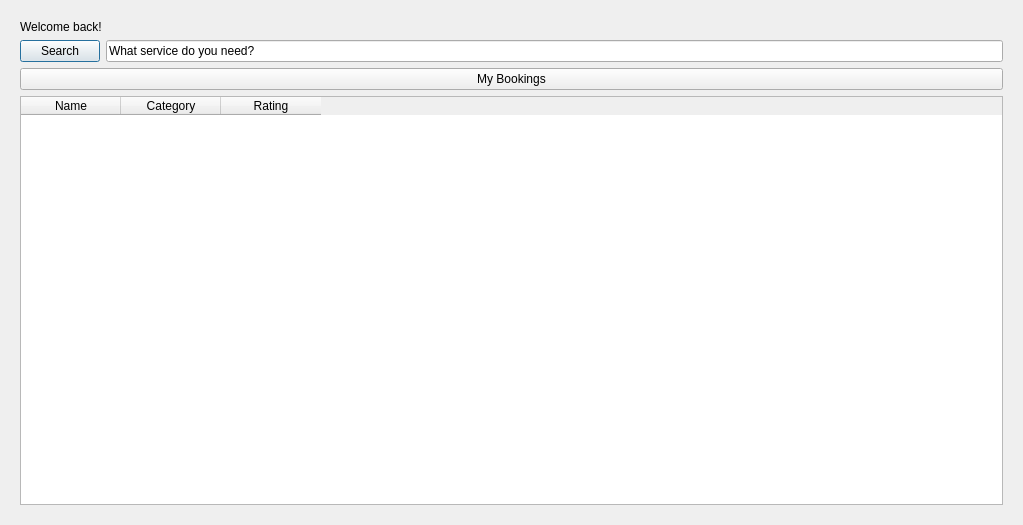
<?xml version="1.0" encoding="UTF-8"?>
<ui version="4.0">
 <class>UserSearch</class>
 <widget class="QDialog" name="UserSearch">
  <property name="geometry">
   <rect>
    <x>0</x>
    <y>0</y>
    <width>1023</width>
    <height>525</height>
   </rect>
  </property>
  <property name="windowTitle">
   <string>Dialog</string>
  </property>
  <layout class="QVBoxLayout" name="verticalLayout">
   <item>
    <widget class="QWidget" name="widget" native="true">
     <layout class="QVBoxLayout" name="verticalLayout_2">
      <item>
       <widget class="QLabel" name="welcome_label">
        <property name="text">
         <string>Welcome back!</string>
        </property>
       </widget>
      </item>
      <item>
       <layout class="QHBoxLayout" name="horizontalLayout">
        <item>
         <widget class="QPushButton" name="search_button">
          <property name="text">
           <string>Search</string>
          </property>
         </widget>
        </item>
        <item>
         <widget class="QLineEdit" name="categoryLineEdit">
          <property name="text">
           <string>What service do you need?</string>
          </property>
         </widget>
        </item>
       </layout>
      </item>
      <item>
       <widget class="QPushButton" name="myBookingsButton">
        <property name="text">
         <string>My Bookings</string>
        </property>
       </widget>
      </item>
      <item>
       <widget class="QTableWidget" name="searchTable">
        <column>
         <property name="text">
          <string>Name</string>
         </property>
        </column>
        <column>
         <property name="text">
          <string>Category</string>
         </property>
        </column>
        <column>
         <property name="text">
          <string>Rating</string>
         </property>
        </column>
       </widget>
      </item>
     </layout>
    </widget>
   </item>
  </layout>
 </widget>
 <resources/>
 <connections/>
</ui>
